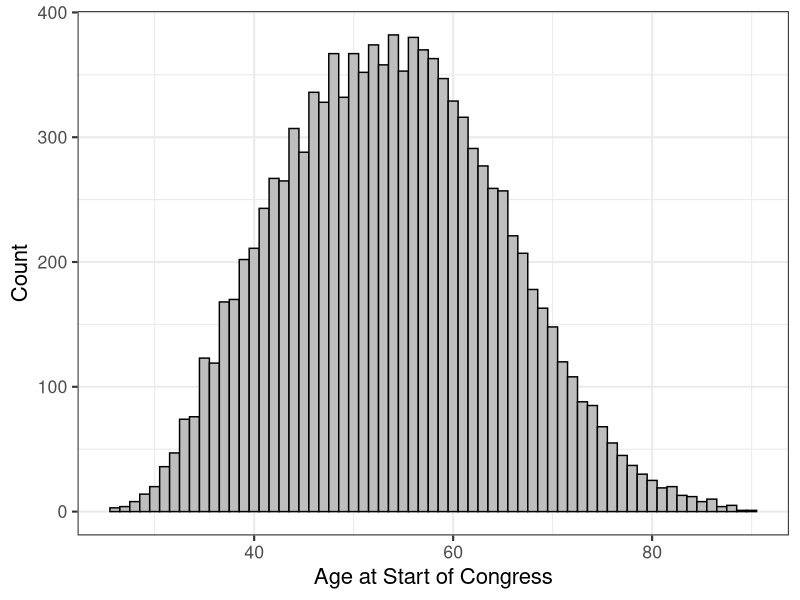
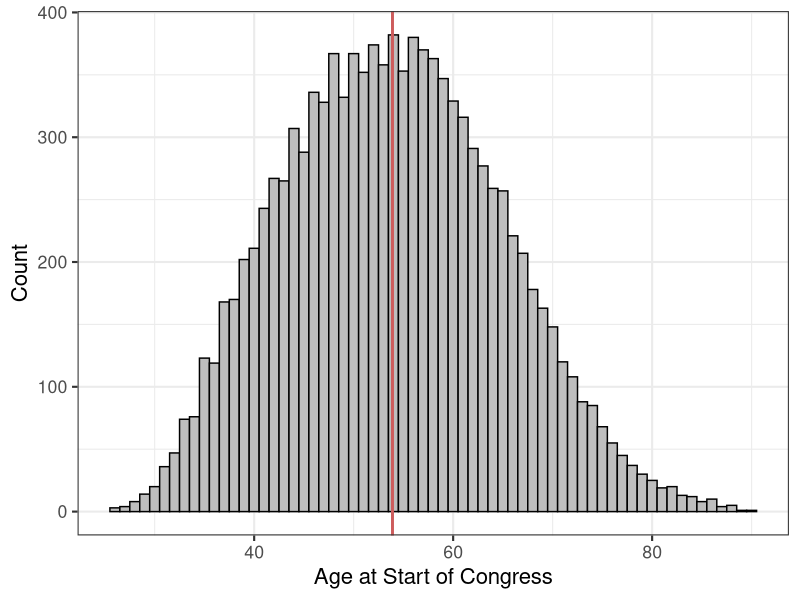
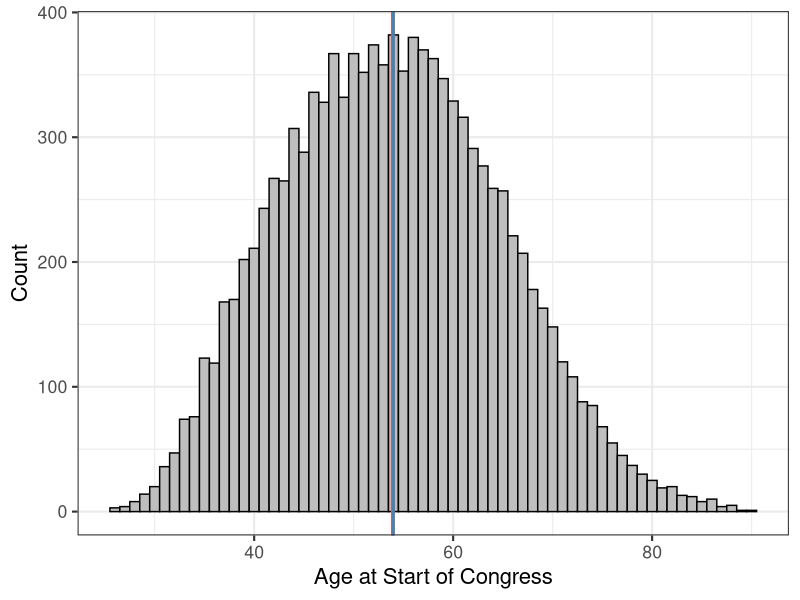
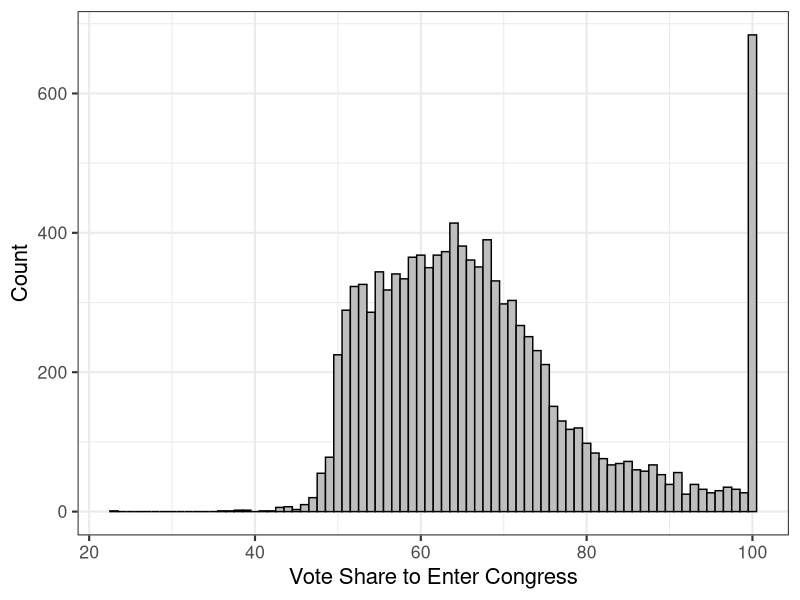
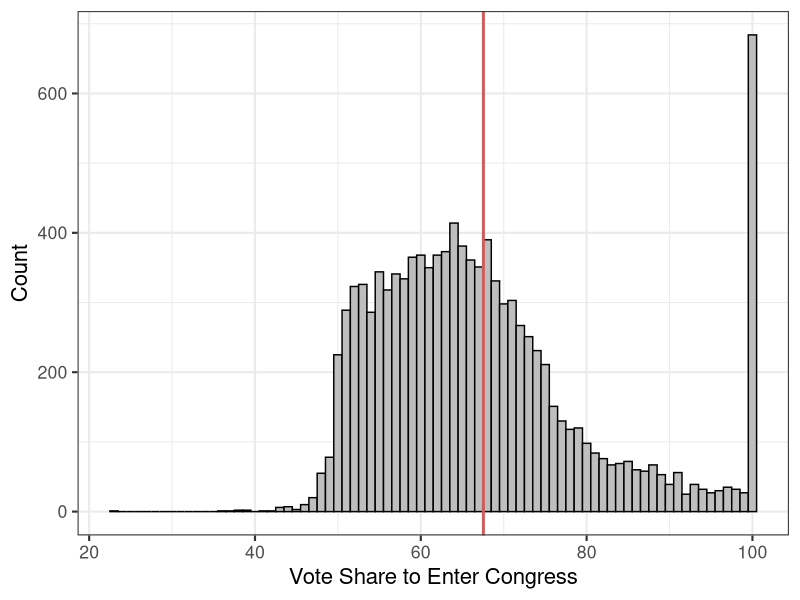
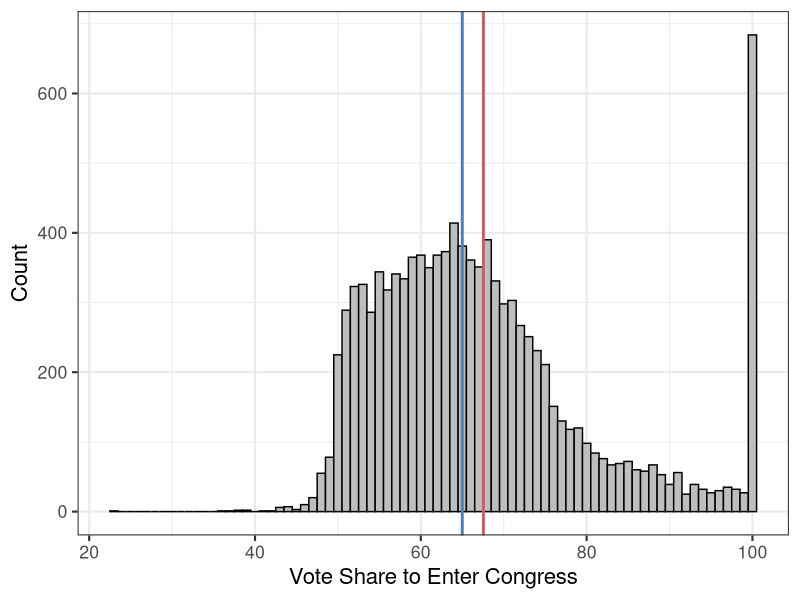
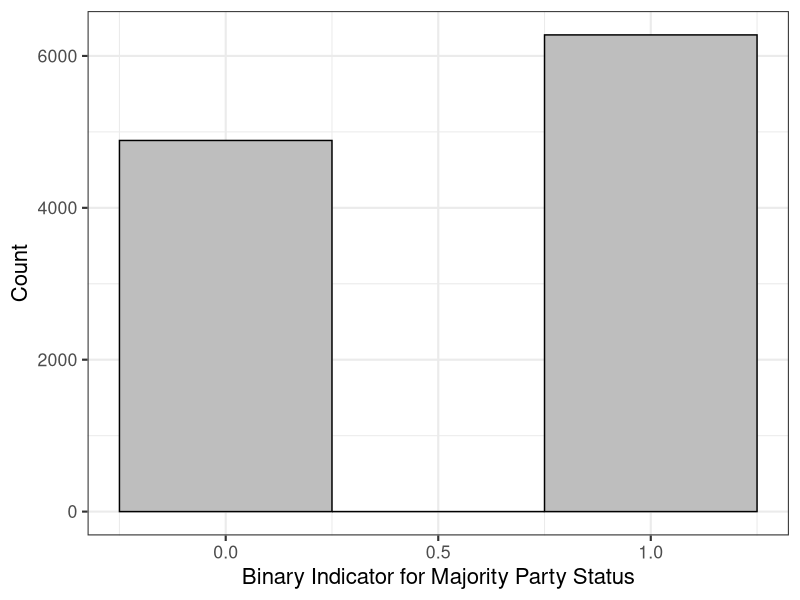
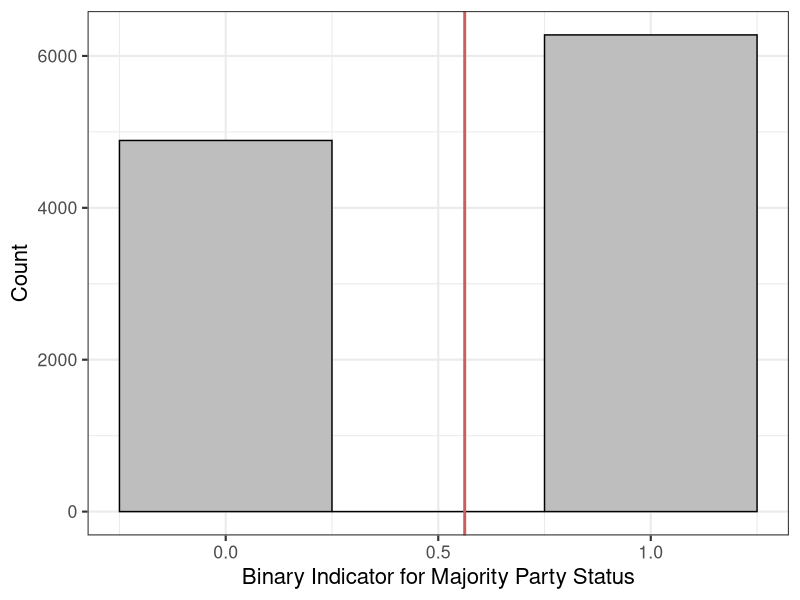

These figures' R source, in order:
## ---- chunk 1
#| echo: false
#| message: false
library("tidyverse")

## Only output five tibble rows by default
options(tibble.print_min = 5,
        tibble.max_extra_cols = 3)
## ---- chunk 2
#| echo: false
options(width = 42)
## ---- chunk 3
#| echo: TRUE
congress_data <- read_csv("congress_data.csv")

print(congress_data)
## ---- chunk 4
#| echo: false
cor(congress_data$seniority, congress_data$vote_share, use = "complete.obs")
congress_data %>%
  filter(year>=2023) %>%
  arrange(desc(seniority)) %>%
  select(name, seniority, vote_share) %>%
  slice_head(n = 25)
## ---- chunk 5
#| echo: false
congress_data %>%
  count(seniority) %>%
  arrange(desc(n)) %>%
  slice_head(n = 20)
## ---- chunk 6
#| echo: false
congress_data %>%
  count(vote_share) %>%
  arrange(desc(n)) %>%
  slice_head(n = 20)
## ---- chunk 7
mean(congress_data$vote_share, na.rm=T)
## ---- chunk 8
mean(congress_data$vote_share[congress_data$democrat == 1], na.rm=T)
## ---- chunk 9
#| echo: false
congress_data$age <- congress_data$year - congress_data$born
theme_set(theme_bw(base_size = 16))

ggplot(congress_data, aes(x = age)) +
  geom_histogram(binwidth = 1, fill = "grey", color = "black") +
  labs(
    x = "Age at Start of Congress",
    y = "Count",
  )
## ---- chunk 10
#| echo: false

mean_age <- mean(congress_data$age, na.rm = TRUE)

ggplot(congress_data, aes(x = age)) +
  geom_histogram(binwidth = 1, fill = "grey", color = "black") +
  geom_vline(aes(xintercept = mean_age),
             color = "indianred", linetype = "solid", size = 1) +
  labs(
    x = "Age at Start of Congress",
    y = "Count",
  )
## ---- chunk 11
#| echo: false

median_age <- median(congress_data$age, na.rm = TRUE)

ggplot(congress_data, aes(x = age)) +
  geom_histogram(binwidth = 1, fill = "grey", color = "black") +
  geom_vline(aes(xintercept = mean_age),
             color = "indianred", linetype = "solid", size = 1) +
   geom_vline(aes(xintercept = median_age),
             color = "steelblue", linetype = "solid", size = 1) +
  labs(
    x = "Age at Start of Congress",
    y = "Count",
  )
## ---- chunk 12
#| echo: false

ggplot(congress_data, aes(x = vote_share)) +
  geom_histogram(binwidth = 1, fill = "grey", color = "black") +
  labs(
    x = "Vote Share to Enter Congress",
    y = "Count",
  )
## ---- chunk 13
#| echo: false

mean_vote_share <- mean(congress_data$vote_share, na.rm = TRUE)


ggplot(congress_data, aes(x = vote_share)) +
  geom_histogram(binwidth = 1, fill = "grey", color = "black") +
  geom_vline(aes(xintercept = mean_vote_share),
             color = "indianred", linetype = "solid", size = 1) +
  labs(
    x = "Vote Share to Enter Congress",
    y = "Count",
  )
## ---- chunk 14
#| echo: false
median_vote_share <- median(congress_data$vote_share, na.rm = TRUE)

ggplot(congress_data, aes(x = vote_share)) +
  geom_histogram(binwidth = 1, fill = "grey", color = "black") +
  geom_vline(aes(xintercept = mean_vote_share),
             color = "indianred", linetype = "solid", size = 1) +
   geom_vline(aes(xintercept = median_vote_share),
             color = "steelblue", linetype = "solid", size = 1) +
  labs(
    x = "Vote Share to Enter Congress",
    y = "Count",
  )
## ---- chunk 15
#| echo: false
median_majority <- median(congress_data$majority, na.rm = TRUE)
mean_majority <- mean(congress_data$majority, na.rm = TRUE)

ggplot(congress_data, aes(x = majority)) +
  geom_histogram(binwidth = 0.5, fill = "grey", color = "black") +
  labs(
    x = "Binary Indicator for Majority Party Status",
    y = "Count",
  )
## ---- chunk 16
#| echo: false
median_majority <- median(congress_data$majority, na.rm = TRUE)
mean_majority <- mean(congress_data$majority, na.rm = TRUE)

ggplot(congress_data, aes(x = majority)) +
  geom_histogram(binwidth = 0.5, fill = "grey", color = "black") +
  geom_vline(aes(xintercept = mean_majority),
             color = "indianred", linetype = "solid", size = 1) +
  labs(
    x = "Binary Indicator for Majority Party Status",
    y = "Count",
  )
## ---- chunk 17
#| echo: false
median_majority <- median(congress_data$majority, na.rm = TRUE)
mean_majority <- mean(congress_data$majority, na.rm = TRUE)

ggplot(congress_data, aes(x = majority)) +
  geom_histogram(binwidth = 0.5, fill = "grey", color = "black") +
  geom_vline(aes(xintercept = mean_majority),
             color = "indianred", linetype = "solid", size = 1) +
   geom_vline(aes(xintercept = median_majority),
             color = "steelblue", linetype = "solid", size = 1) +
  labs(
    x = "Binary Indicator for Majority Party Status",
    y = "Count",
  )
## ---- chunk 18
var(congress_data$vote_share, na.rm=T)
## ---- chunk 19
sd(congress_data$age, na.rm=T)
## ---- chunk 20
#| echo: false
mean_age <- mean(congress_data$age, na.rm = TRUE)
sd_age <- sd(congress_data$age, na.rm = TRUE)

# 1 SD
ggplot(congress_data, aes(x = age)) +
  geom_histogram(binwidth = 1, color = "black", fill = "grey") +
   geom_vline(aes(xintercept = mean_age),
             color = "indianred", linetype = "solid", size = 1) +
  labs( x = "Age", y = "Count")+
  theme(legend.position = "none")

## ---- chunk 21
#| echo: false

ggplot(congress_data, aes(x = age, 
                          fill = abs(age - mean_age) <= 1 * sd_age)) +
  geom_histogram(binwidth = 1, color = "black") +
   geom_vline(aes(xintercept = mean_age),
             color = "indianred", linetype = "solid", size = 1) +
  scale_fill_manual(values = c("TRUE" = "steelblue", "FALSE" = "grey")) +
  labs( x = "Age", y = "Count", fill = NULL)+
  theme(legend.position = "none")

## ---- chunk 22
#| echo: false

ggplot(congress_data, aes(x = age, 
                          fill = abs(age - mean_age) <= 2 * sd_age)) +
  geom_histogram(binwidth = 1, color = "black") +
   geom_vline(aes(xintercept = mean_age),
             color = "indianred", linetype = "solid", size = 1) +
  scale_fill_manual(values = c("TRUE" = "steelblue", "FALSE" = "grey")) +
  labs(x = "Age", y = "Count", fill = NULL)+
  theme(legend.position = "none")

## ---- chunk 23
#| echo: false

ggplot(congress_data, aes(x = age, 
                          fill = abs(age - mean_age) <= 3 * sd_age)) +
  geom_histogram(binwidth = 1, color = "black") +
   geom_vline(aes(xintercept = mean_age),
             color = "indianred", linetype = "solid", size = 1) +
  scale_fill_manual(values = c("TRUE" = "steelblue", "FALSE" = "grey")) +
  labs(x = "Age", y = "Count", fill = NULL) +
  theme(legend.position = "none")
## ---- chunk 24
cov(congress_data$vote_share, congress_data$seniority, use = "complete")
## ---- chunk 25
#| echo: false
#| fig-width: 10
#| fig-height: 7

set.seed(4023)
n_fake <- 1000
cor_list <- c(-1, -0.9, -0.5, -0.2, 0, 0.2, 0.5, 0.9, 1)
fake_x <- rnorm(n_fake)
fake_z <- rnorm(n_fake)
tibble(fake_x = rep(fake_x, length(cor_list)),
       fake_z = rep(fake_z, length(cor_list)),
       correlation = rep(cor_list, each = n_fake)) |>
  mutate(fake_y = correlation * fake_x + sqrt(1 - correlation^2) * fake_z,
         fake_y = 1 + 0.5 * fake_y,
         correlation = factor(correlation,
                              levels = cor_list,
                              labels = str_c("correlation = ", cor_list))) |>
  ggplot(aes(x = fake_x, y = fake_y)) +
  geom_point(alpha = 0.25) +
  labs(y = "Y", x = "X")+
  facet_wrap(~ correlation)
## ---- chunk 26
cor(congress_data$seniority, congress_data$vote_share, use = "complete")
